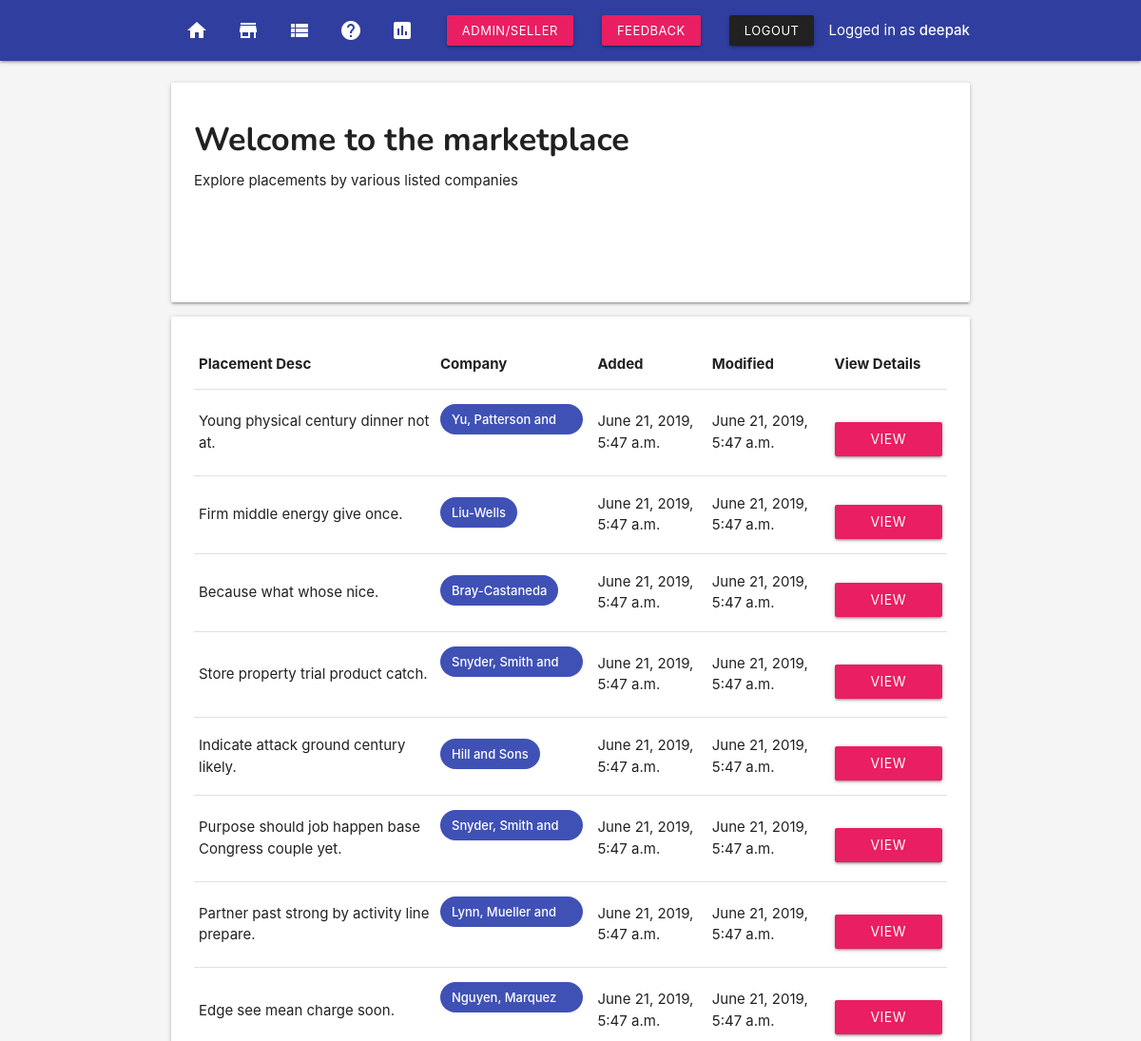
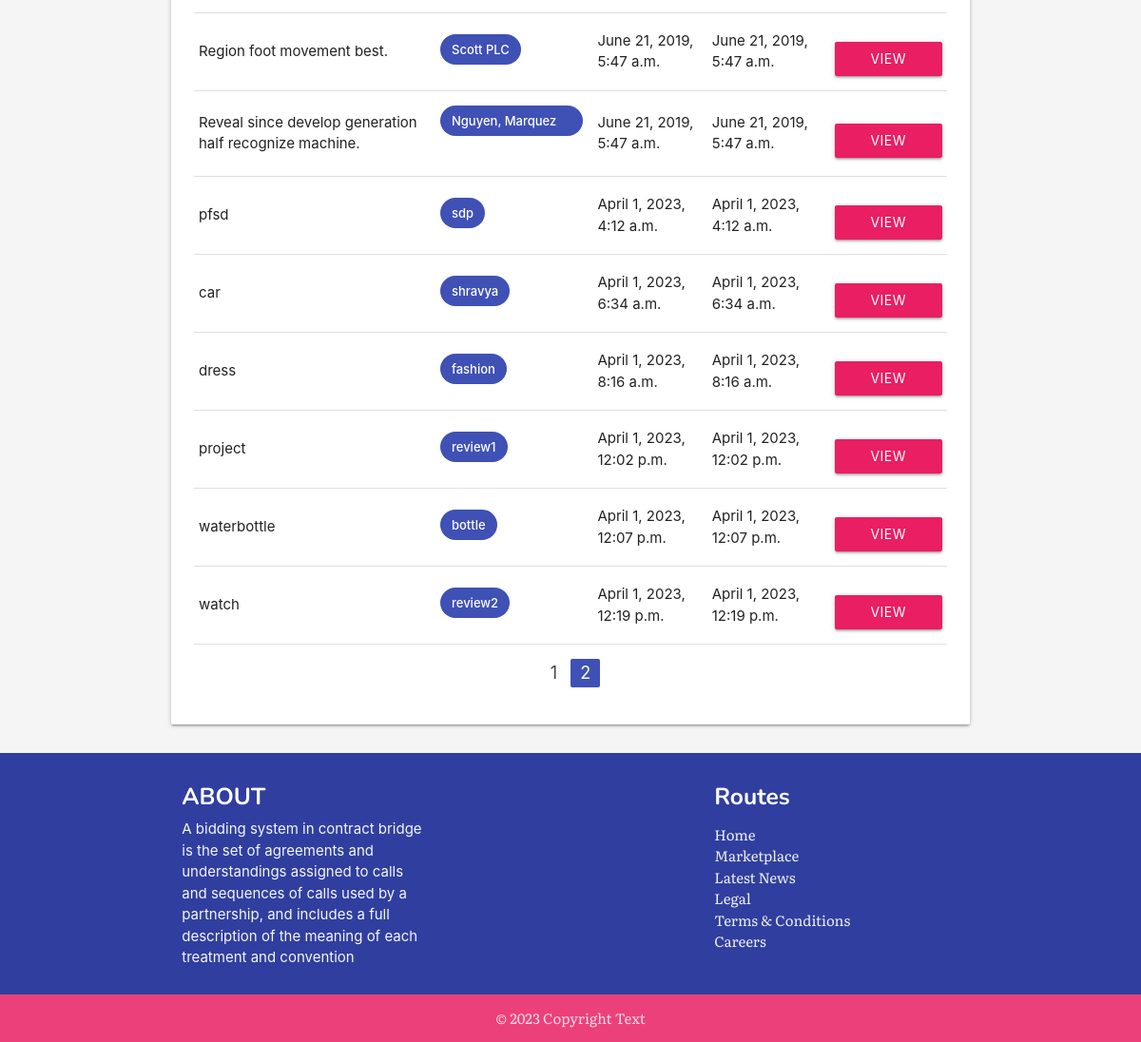
The page /marketplace/?page=2 (signed in) on the database its author committed (2 pictures, top to bottom).
### app/models.py (models this page shows, shortened)
class Placement(models.Model):
    placement_title = models.CharField(max_length=255)
    placement_slug = models.SlugField()
    placement_company = models.ForeignKey(Company, on_delete=models.CASCADE)
    placement_created = models.DateTimeField(auto_now_add=True)
    placement_modified = models.DateTimeField(auto_now=True)

class Company(models.Model):
    company_name = models.CharField(max_length=255)
    company_address = models.CharField(max_length=255)
    company_description = models.TextField(default="There is currently no description available for this company.")
    company_created = models.DateTimeField(auto_now_add=True)
    company_modified = models.DateTimeField(auto_now=True)
    def __str__(self):
        return self.company_name

### app/views.py (the view)
# urls.py: path('marketplace/', views.placements, name='placements'),
@login_required
def placements(request):
    all_placements = Placement.objects.all()
    paginator = Paginator(all_placements, 18)
    page = request.GET.get('page')
    placements = paginator.get_page(page)
    context = {'placements': placements}
    return render(request, 'placements.html', context)

### templates/placements.html (shortened to what this page needs)
{% extends 'base.html' %}
{% block content %}
{% include 'nav.html' %}
{% load static %}
<section class="section">
    <section class="container">
            <div class="col s12">
                    <div class="card">
                            <div class="card-content">
                                <h4>Welcome to the marketplace</h4>
                                <p>Explore placements by various listed companies</p>
                                <img src="{% static 'ishant-mishra-1349434-unsplash.jpg' %}" alt="" class="responsive-img fade-in">
                            </div>
                        </div>
            </div>
            <div class="card">
                <div class="card-content">
                        <table class="table responsive-table">
                                <thead>
                                    <tr>
                                        <th>Placement Desc</th>
                                        <th>Company</th>
                                        <th>Added</th>
                                        <th>Modified</th>
                                        <th>View Details</th>
                                    </tr>
                                </thead>
                                <tbody>
                                        {%for p in placements %}
                                        <tr>
                                            <td>{{ p.placement_title }}</td>
                                            <td><span class="chip indigo white-text">{{ p.placement_company }}</span></td>
                                            <td>{{ p.placement_created }}</td>
                                            <td>{{ p.placement_modified }}</td>
                                            <td><a href="{% url 'app:placement-detail' p.placement_slug %}" style="margin-top: 1rem;" class="btn pink waves-effect waves-light">View Details</a></td>
                                        </tr>
                                        {% endfor %}
                                </tbody>
                            </table>
                            <ul class="pagination center">
                                {% if placements.has_previous %}
                                <li class="waves-effect"><a href="?page={{placements.previous_page_number}}">{{ placements.previous_page_number}}</a></li>
                                {% endif %}
                                <li class="active indigo"><a href="#!">{{placements.number}}</a></li>
                            </ul>
                </div>
            </div>
    </section>
</section>
{% include 'footer.html' %}
{% endblock content %}

### templates/nav.html (shortened to what this page needs)
<nav>
<div class="nav-wrapper indigo darken-2">
    <div class="container">
    <ul class="left hide-on-med-and-down">
            <li><a href="{% url 'app:home' %}"><i class="material-icons">home</i></a></li>
        <li><a href="{% url 'app:placements' %}"><i class="material-icons">store</i></a></li>
        <li><a href="{% url 'app:bid-summary' %}"><i class="material-icons">view_list</i></a></li>
        <li><a href="{% url 'app:about' %}"><i class="material-icons">help</i></a></li>
        <li><a href="{% url 'app:dashboard' %}"><i class="material-icons">insert_chart</i></a></li>
    </ul>
    <ul class="right hide-on-med-and-down">
            {% if user.is_authenticated %}
        <li><a class="btn-small waves-effect waves-light pink" href="{% url 'app:addmin' %}">Admin/Seller</a></li>
        <li><a class="btn-small waves-effect waves-light pink" href="{% url 'app:emailing' %}">Feedback</a></li>
            <li><a class="btn-small waves-effect waves-light grey darken-4" href="{% url 'app:logout' %}">Logout</a></li>
            <li>Logged in as <strong>{{ user.username }}</strong></li>
        {% endif %}
    </ul>
</div>
</div>
</nav>

### templates/base.html (style rules this page uses)
p { margin-top: 0.5rem !important; margin-bottom: 0.5rem!important; }
img { margin-top: 1em; padding: 4%; }
h1, h2, h3, h4, h5, h6 { margin-top: .5em !important; font-family: 'Nunito', sans-serif; font-weight: bold; }
body { display: flex; min-height: 100vh; flex-direction: column; }
.fade-in { -webkit-animation: fade-in 1s cubic-bezier(0.390, 0.575, 0.565, 1.000) both; animation: fade-in 1s cubic-bezier(0.390, 0.575, 0.565, 1.000) both; }

### rows shown on the page
Placement: placement_title "Young physical century dinner not at.", placement_company "Yu, Patterson and Anthony", placement_created "June 21, 2019, 5:47 a.m.", placement_modified "June 21, 2019, 5:47 a.m."
Placement: placement_title "Firm middle energy give once.", placement_company "Liu-Wells", placement_created "June 21, 2019, 5:47 a.m.", placement_modified "June 21, 2019, 5:47 a.m."
Placement: placement_title "Because what whose nice.", placement_company "Bray-Castaneda", placement_created "June 21, 2019, 5:47 a.m.", placement_modified "June 21, 2019, 5:47 a.m."
Placement: placement_title "Store property trial product catch.", placement_company "Snyder, Smith and Stanley", placement_created "June 21, 2019, 5:47 a.m.", placement_modified "June 21, 2019, 5:47 a.m."
Placement: placement_title "Indicate attack ground century likely.", placement_company "Hill and Sons", placement_created "June 21, 2019, 5:47 a.m.", placement_modified "June 21, 2019, 5:47 a.m."
Placement: placement_title "Purpose should job happen base Congress couple yet.", placement_company "Snyder, Smith and Stanley", placement_created "June 21, 2019, 5:47 a.m.", placement_modified "June 21, 2019, 5:47 a.m."
Placement: placement_title "Partner past strong by activity line prepare.", placement_company "Lynn, Mueller and Long", placement_created "June 21, 2019, 5:47 a.m.", placement_modified "June 21, 2019, 5:47 a.m."
Placement: placement_title "Edge see mean charge soon.", placement_company "Nguyen, Marquez and Mullins", placement_created "June 21, 2019, 5:47 a.m.", placement_modified "June 21, 2019, 5:47 a.m."
Placement: placement_title "Region foot movement best.", placement_company "Scott PLC", placement_created "June 21, 2019, 5:47 a.m.", placement_modified "June 21, 2019, 5:47 a.m."
Placement: placement_title "Reveal since develop generation half recognize machine.", placement_company "Nguyen, Marquez and Mullins", placement_created "June 21, 2019, 5:47 a.m.", placement_modified "June 21, 2019, 5:47 a.m."
Placement: placement_title "pfsd", placement_company "sdp", placement_created "April 1, 2023, 4:12 a.m.", placement_modified "April 1, 2023, 4:12 a.m."
Placement: placement_title "car", placement_company "shravya", placement_created "April 1, 2023, 6:34 a.m.", placement_modified "April 1, 2023, 6:34 a.m."
Placement: placement_title "dress", placement_company "fashion", placement_created "April 1, 2023, 8:16 a.m.", placement_modified "April 1, 2023, 8:16 a.m."
Placement: placement_title "project", placement_company "review1", placement_created "April 1, 2023, 12:02 p.m.", placement_modified "April 1, 2023, 12:02 p.m."
Placement: placement_title "waterbottle", placement_company "bottle", placement_created "April 1, 2023, 12:07 p.m.", placement_modified "April 1, 2023, 12:07 p.m."
Placement: placement_title "watch", placement_company "review2", placement_created "April 1, 2023, 12:19 p.m.", placement_modified "April 1, 2023, 12:19 p.m."

### other values the page prints
{{ user.username }} "deepak"
{{ placements.previous_page_number }} "1"
{{ placements.number }} "2"
